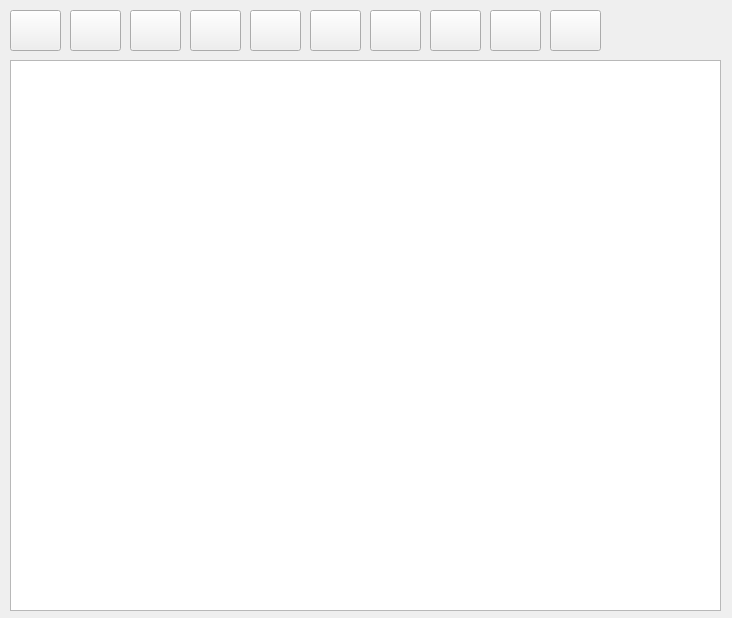
<?xml version="1.0" encoding="UTF-8"?>
<ui version="4.0">
 <class>Paint</class>
 <widget class="QWidget" name="Paint">
  <property name="geometry">
   <rect>
    <x>0</x>
    <y>0</y>
    <width>732</width>
    <height>618</height>
   </rect>
  </property>
  <property name="windowTitle">
   <string>Paint</string>
  </property>
  <widget class="QGraphicsView" name="graphicsView">
   <property name="geometry">
    <rect>
     <x>10</x>
     <y>60</y>
     <width>711</width>
     <height>551</height>
    </rect>
   </property>
  </widget>
  <widget class="QPushButton" name="orangeButton">
   <property name="geometry">
    <rect>
     <x>70</x>
     <y>10</y>
     <width>51</width>
     <height>41</height>
    </rect>
   </property>
   <property name="text">
    <string/>
   </property>
   <property name="icon">
    <iconset>
     <normaloff>../../../../Users/vikto/Downloads/orange.jpg</normaloff>../../../../Users/vikto/Downloads/orange.jpg</iconset>
   </property>
   <property name="iconSize">
    <size>
     <width>54</width>
     <height>54</height>
    </size>
   </property>
  </widget>
  <widget class="QPushButton" name="purpleButton">
   <property name="geometry">
    <rect>
     <x>370</x>
     <y>10</y>
     <width>51</width>
     <height>41</height>
    </rect>
   </property>
   <property name="text">
    <string/>
   </property>
   <property name="icon">
    <iconset>
     <normaloff>../../../../Users/vikto/Downloads/purple.jpg</normaloff>../../../../Users/vikto/Downloads/purple.jpg</iconset>
   </property>
   <property name="iconSize">
    <size>
     <width>100</width>
     <height>100</height>
    </size>
   </property>
  </widget>
  <widget class="QPushButton" name="blueButton">
   <property name="geometry">
    <rect>
     <x>310</x>
     <y>10</y>
     <width>51</width>
     <height>41</height>
    </rect>
   </property>
   <property name="text">
    <string/>
   </property>
   <property name="icon">
    <iconset>
     <normaloff>../../../../Users/vikto/Downloads/blue.jpg</normaloff>../../../../Users/vikto/Downloads/blue.jpg</iconset>
   </property>
   <property name="iconSize">
    <size>
     <width>74</width>
     <height>74</height>
    </size>
   </property>
  </widget>
  <widget class="QPushButton" name="lightBlueButton">
   <property name="geometry">
    <rect>
     <x>250</x>
     <y>10</y>
     <width>51</width>
     <height>41</height>
    </rect>
   </property>
   <property name="text">
    <string/>
   </property>
   <property name="icon">
    <iconset>
     <normaloff>../../../../Users/vikto/Downloads/lblue.jpg</normaloff>../../../../Users/vikto/Downloads/lblue.jpg</iconset>
   </property>
   <property name="iconSize">
    <size>
     <width>64</width>
     <height>64</height>
    </size>
   </property>
  </widget>
  <widget class="QPushButton" name="greenButton">
   <property name="geometry">
    <rect>
     <x>190</x>
     <y>10</y>
     <width>51</width>
     <height>41</height>
    </rect>
   </property>
   <property name="text">
    <string/>
   </property>
   <property name="icon">
    <iconset>
     <normaloff>../../../../Users/vikto/Downloads/green.jpg</normaloff>../../../../Users/vikto/Downloads/green.jpg</iconset>
   </property>
   <property name="iconSize">
    <size>
     <width>64</width>
     <height>64</height>
    </size>
   </property>
  </widget>
  <widget class="QPushButton" name="redButton">
   <property name="geometry">
    <rect>
     <x>10</x>
     <y>10</y>
     <width>51</width>
     <height>41</height>
    </rect>
   </property>
   <property name="text">
    <string/>
   </property>
   <property name="icon">
    <iconset>
     <normaloff>../../../../Users/vikto/Downloads/red.jpg</normaloff>../../../../Users/vikto/Downloads/red.jpg</iconset>
   </property>
   <property name="iconSize">
    <size>
     <width>54</width>
     <height>52</height>
    </size>
   </property>
  </widget>
  <widget class="QPushButton" name="yellowButton">
   <property name="geometry">
    <rect>
     <x>130</x>
     <y>10</y>
     <width>51</width>
     <height>41</height>
    </rect>
   </property>
   <property name="text">
    <string/>
   </property>
   <property name="icon">
    <iconset>
     <normaloff>../../../../Users/vikto/Downloads/yellow.jpg</normaloff>../../../../Users/vikto/Downloads/yellow.jpg</iconset>
   </property>
   <property name="iconSize">
    <size>
     <width>74</width>
     <height>64</height>
    </size>
   </property>
  </widget>
  <widget class="QPushButton" name="brownButton">
   <property name="geometry">
    <rect>
     <x>430</x>
     <y>10</y>
     <width>51</width>
     <height>41</height>
    </rect>
   </property>
   <property name="text">
    <string/>
   </property>
   <property name="icon">
    <iconset>
     <normaloff>../../../../Users/vikto/Downloads/brown.jpg</normaloff>../../../../Users/vikto/Downloads/brown.jpg</iconset>
   </property>
   <property name="iconSize">
    <size>
     <width>74</width>
     <height>74</height>
    </size>
   </property>
  </widget>
  <widget class="QPushButton" name="blackButton">
   <property name="geometry">
    <rect>
     <x>490</x>
     <y>10</y>
     <width>51</width>
     <height>41</height>
    </rect>
   </property>
   <property name="text">
    <string/>
   </property>
   <property name="icon">
    <iconset>
     <normaloff>../../../../Users/vikto/Downloads/black.jpg</normaloff>../../../../Users/vikto/Downloads/black.jpg</iconset>
   </property>
   <property name="iconSize">
    <size>
     <width>80</width>
     <height>80</height>
    </size>
   </property>
  </widget>
  <widget class="QPushButton" name="rubberButton">
   <property name="geometry">
    <rect>
     <x>550</x>
     <y>10</y>
     <width>51</width>
     <height>41</height>
    </rect>
   </property>
   <property name="text">
    <string/>
   </property>
   <property name="icon">
    <iconset>
     <normaloff>../../../../Users/vikto/Downloads/rubber.png</normaloff>../../../../Users/vikto/Downloads/rubber.png</iconset>
   </property>
   <property name="iconSize">
    <size>
     <width>30</width>
     <height>30</height>
    </size>
   </property>
  </widget>
 </widget>
 <resources/>
 <connections/>
</ui>
